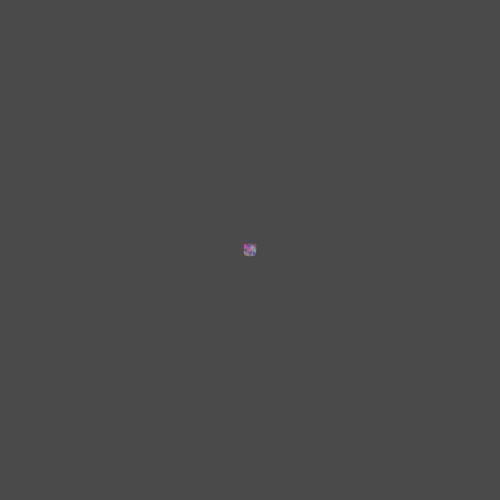
Frame 1 (no input)
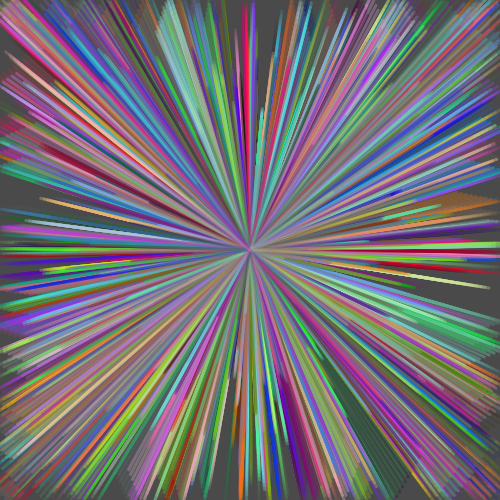
Frame 60 (no input)
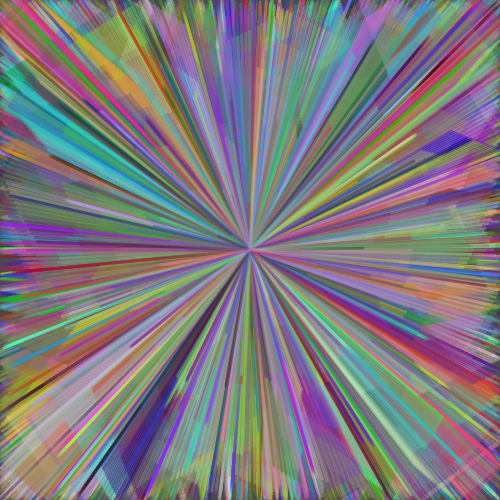
Frame 120 (the mouse pressed at the canvas centre since frame 60)

The p5.js sketch that drew these frames (run headless with seeded random() and noise() and a simulated clock; from frame 60 on, the mouse is pressed at the canvas centre):

// p5.js sketch
// ── sketch.js
// Johan Steven Ospina Arroyave

//Create two variables that will store the new objects from the class Circle
let circleArray = [];
let arraySize = 1000;

function setup() {
  createCanvas(500, 500);
  background(74, 74, 74);  // Give background so lines leave a trail

  for (let i=0; i<arraySize; i++){
    circleArray[i] = new Circle(width/2, height/2, random(-5, 5), random(-5, 5), random(250, 250));
  }
}

function draw() {
//  background(74, 74, 74);
  for (let i=0; i<circleArray.length; i++){
    circleArray[i].moveFunction();
    circleArray[i].displayCircle();
  }
}

//Definition of the class Circle
class Circle{

  constructor(x, y, speedX, speedY, size){
    //Setup of class' variables
    this.x = x;
    this.y = y;
    this.speedX = speedX;
    this.speedY = speedY;
    this.size = size;

    this.rd = random(255);
    this.grn = random(255);
    this.bl = random(255);
    this.a = random(100);
  }

  //Class function that takes care of motion and collision
  moveFunction(){
    //Motion system - current position and speed
    this.x = this.x + this.speedX;
    this.y = this.y + this.speedY;

    //Based on boundaries collision, reverse direction for x and y
    if (this.x > width || this.x<0){
      this.speedX *= -1;
    }
    if (this.y > (height) || this.y<0){
      this.speedY *= -1;
    }
  }

  //Class function that displays the ellipse
  displayCircle(){
    strokeWeight(3);
    this.fillcol = color(this.rd, this.grn, this.bl, this.a)
    stroke(this.fillcol);
    line(this.x, this.y, this.size, this.size);
  }



  collisionDetection(){

  }

}
